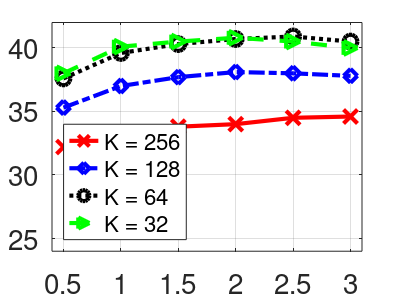
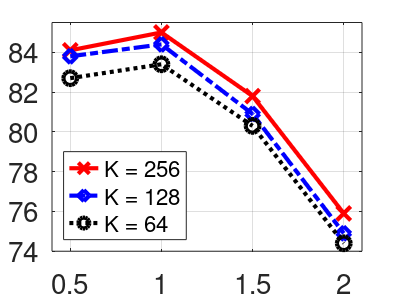

These charts were generated, in order, by the following MATLAB code:
%Overlapping Segments and each two frames.
close all
clear all
clc

%% KTH
close all
clear all
clc

kth_overseg_1 = [84.1	85.0    81.8	75.9]; % 256
kth_overseg_2 = [83.8	84.4	80.9	74.9]; % 128. %Added on August 10/2015
kth_overseg_3 = [82.7	83.4	80.3	74.4]; % 64
t = [ 0.5 1 1.5 2];
%subplot(1,2,1)
figure(1)
plot(t, kth_overseg_1, '-rx','LineWidth',3,'MarkerSize',10)
hold on
plot(t, kth_overseg_2, '-.bd','LineWidth',3,'MarkerSize',10)
plot(t, kth_overseg_3, ':ko','LineWidth',3,'MarkerSize',10)
grid
axis([0.4,2.1,74,85.5])
%title('s-KTH dataset','FontSize',24,'FontWeight','bold');

set(gca,'XTick',t); % Change x-axis ticks
set(gca,'XTickLabel',t, 'FontSize',20); % Change x-axis ticks labels to desired values.
h_legend = legend('K = 256','K = 128','K = 64', 'Location','southwest');
set(h_legend,'FontSize',16);
%ylabel('Performance (%)','FontSize',24, 'FontWeight','bold') % y-axis label
%xlabel({'Segment Length (seconds)'; ' '},'FontSize',24,'FontWeight','bold') % x-axis label

%To save
width = 4;     % Width in inches
height = 3;    % Height in inches

set(gcf,'InvertHardcopy','on');
set(gcf,'PaperUnits', 'inches');
papersize = get(gcf, 'PaperSize');
left = (papersize(1)- width)/2;
bottom = (papersize(2)- height)/2;
myfiguresize = [left, bottom, width, height];
set(gcf,'PaperPosition', myfiguresize);

% Save the file as PNG
%print('improvedExample','-dpng','-r300');

%%Step4

%print('kth_K256_128_64_August','-depsc2','-r300');



%% CMU
cmu_overseg_1 = [32.2  33.1 33.8 34.0 34.5 34.6	];  %256
cmu_overseg_2 = [35.3  37.0	37.7 38.1 38.0 37.8	];  %128
cmu_overseg_3 = [37.6  39.6 40.3 40.7 40.9 40.5 ];  %64
cmu_overseg_4 = [38.0  40.1	40.5 40.8 40.5 40.0 ];%This is the average for only 4 RUNS!!!!

t = [0.5 1 1.5 2 2.5 3];
figure(2)
plot(t, cmu_overseg_1, '-rx','LineWidth',3,'MarkerSize',10)
hold on
plot(t, cmu_overseg_2, '-.bd','LineWidth',3,'MarkerSize',10)
plot(t, cmu_overseg_3, ':ko','LineWidth',3,'MarkerSize',10)
plot(t, cmu_overseg_4, '--g>','LineWidth',3,'MarkerSize',10)
grid
axis([0.4,3.1,24,42])
%title('CMU-MMAC dataset','FontSize',24,'FontWeight','bold');
set(gca,'XTick',t); % Change x-axis ticks
set(gca,'XTickLabel',t, 'FontSize',20); % Change x-axis ticks labels to desired values.
%h_legend = legend('K = 256','K = 128','K = 64', 'Location','southwest');
h_legend = legend('K = 256','K = 128','K = 64', 'K = 32' ,'Location','southwest');

set(h_legend,'FontSize',16);%ylabel('Performance (%)','FontSize',24,'FontWeight','bold') % y-axis label
%xlabel({'Segment Length (seconds)'; ' '},'FontSize',24,'FontWeight','bold') % x-axis label

%To save
width = 4;     % Width in inches
height = 3;    % Height in inches

set(gcf,'InvertHardcopy','on');
set(gcf,'PaperUnits', 'inches');
papersize = get(gcf, 'PaperSize');
left = (papersize(1)- width)/2;
bottom = (papersize(2)- height)/2;
myfiguresize = [left, bottom, width, height];
set(gcf,'PaperPosition', myfiguresize);

% Save the file as PNG
%print('improvedExample','-dpng','-r300');

%%Step4

print('cmu_K256_128_64_32_Nov2015','-depsc2','-r300');





%%To save in eps
%figure(1)
%print -depsc2 /tmp/figure1.eps2

%figure(2)
%print -depsc2 /tmp/figure2.eps2


%In the ubuntu terminal:
%epstopdf figure2.eps2 %To convert to pdf


 
 
 %ha = axes('Position',[0 0 1 1],'Xlim',[0 1],'Ylim',[0 1],'Box','off','Visible','off','Units','normalized', 'clipping' , 'off');
 %text(0.5, 1,'stitched KTH dataset','HorizontalAlignment', 'center','VerticalAlignment', 'top', 'FontSize',30, 'FontWeight','bold')

 

